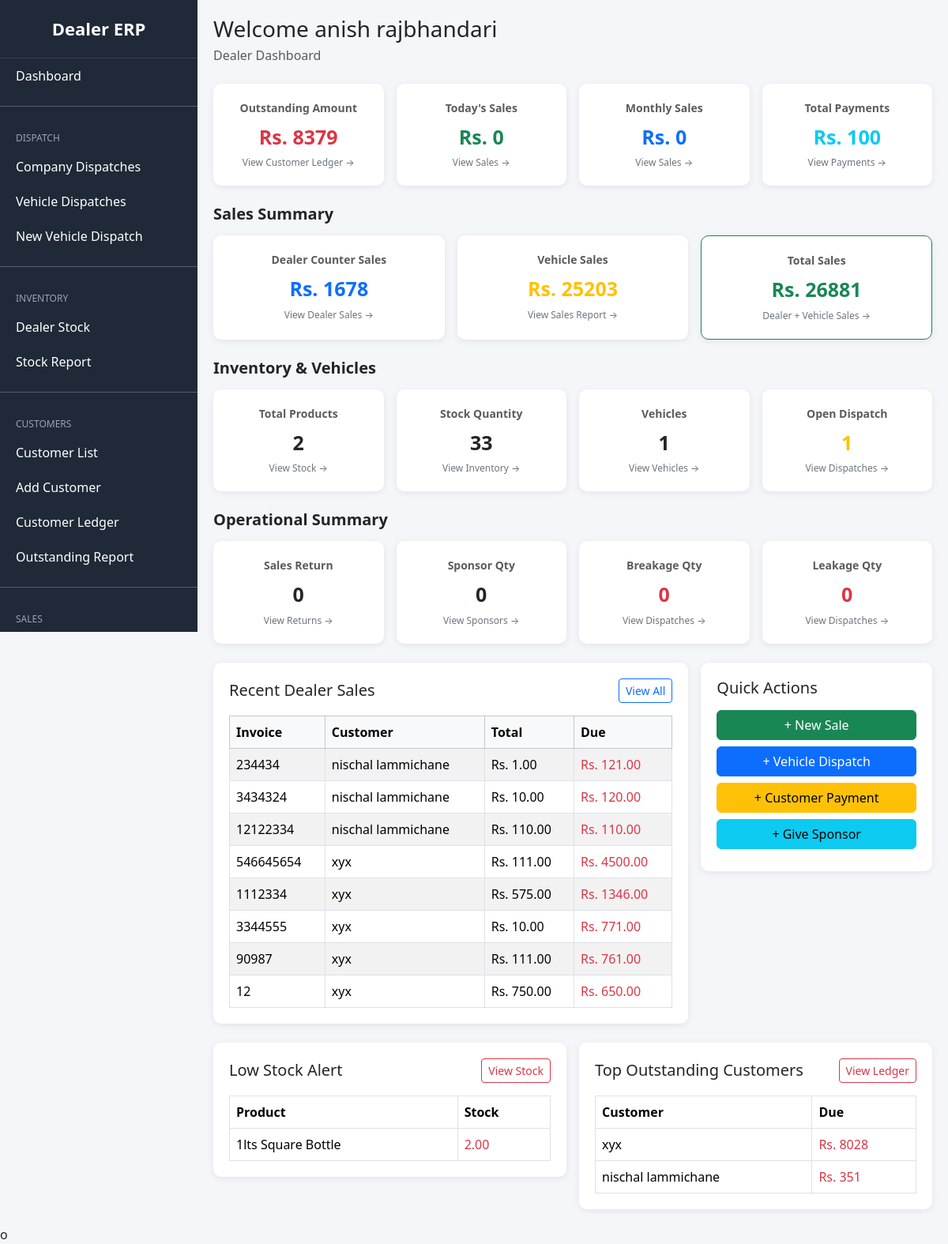
Before: /dashboard/dealer/ (signed in) with the older database file.
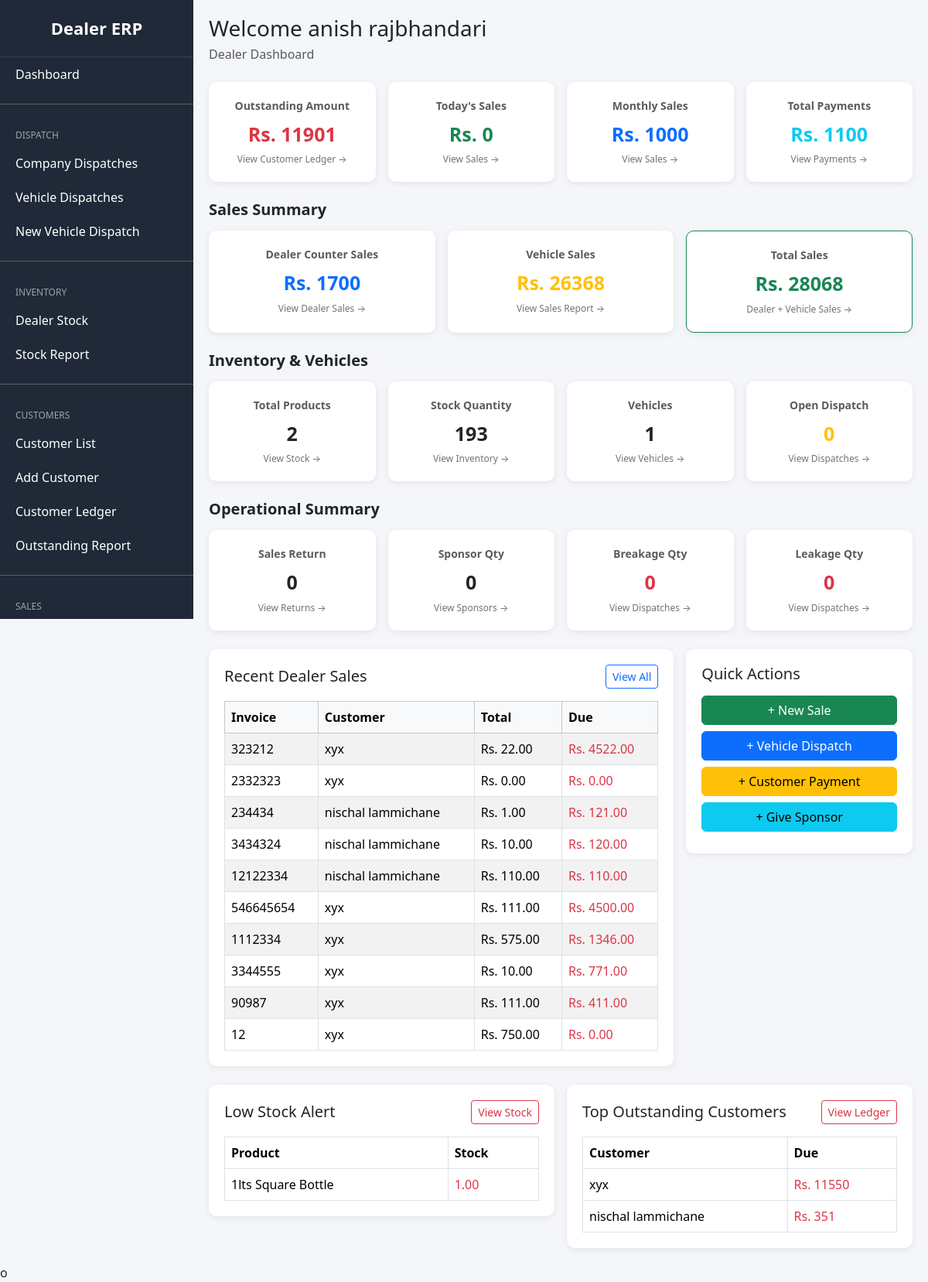
After: the same page with the newer database file.
### dealer_portal/models.py (models this page shows, shortened)
class DealerSale(models.Model):
    dealer = models.ForeignKey(
        Dealer,
        on_delete=models.CASCADE
    )
    customer = models.ForeignKey(
    DealerCustomer,
    on_delete=models.CASCADE,
    related_name='sales'
    )
    invoice_no = models.CharField(
        max_length=100,
        unique=True
    )
    sale_date = models.DateField()
    total_amount = models.DecimalField(
        max_digits=12,
        decimal_places=2,
        default=0
    )
    paid_amount = models.DecimalField(
        max_digits=12,
        decimal_places=2,
        default=0
    )
    due_amount = models.DecimalField(
        max_digits=12,
        decimal_places=2,
        default=0
    )

class DealerCustomer(models.Model):
    dealer = models.ForeignKey(Dealer, on_delete=models.CASCADE)
    name = models.CharField(max_length=200)
    phone = models.CharField(max_length=20, blank=True, null=True)
    email = models.EmailField(blank=True, null=True)   # ADD THIS
    address = models.TextField(blank=True, null=True)
    opening_balance = models.DecimalField(
        max_digits=12,
        decimal_places=2,
        default=0
    )
    is_active = models.BooleanField(default=True)   # ADD THIS
    created_at = models.DateTimeField(auto_now_add=True)

### inventory/models.py (models this page shows, shortened)
class DealerStock(models.Model):
    dealer = models.ForeignKey(
        'dealers.Dealer',
        on_delete=models.CASCADE
    )
    product = models.ForeignKey(
        Product,
        on_delete=models.CASCADE
    )
    quantity = models.DecimalField(
        max_digits=12,
        decimal_places=2,
        default=0
    )
    updated_at = models.DateTimeField(
        auto_now=True
    )
    class Meta:
        unique_together = (
            'dealer',
            'product'
        )

class Product(models.Model):
    UNIT_CHOICES = (
        ('PCS', 'Pieces'),
        ('BOX', 'Box'),
        ('LTR', 'Liter'),
    )
    name = models.CharField(
        max_length=200
    )
    unit = models.CharField(
        max_length=20,
        choices=UNIT_CHOICES
    )
    current_stock = models.DecimalField(
        max_digits=12,
        decimal_places=2,
        default=0
    )
    minimum_stock = models.DecimalField(
        max_digits=12,
        decimal_places=2,
        default=0
    )
    is_active = models.BooleanField(
        default=True
    )
    created_at = models.DateTimeField(
        auto_now_add=True
    )

### dashboard/views.py (the view)
@login_required
@login_required
def dealer_dashboard(request):
    try:
        profile = DealerProfile.objects.get(
            admin_user=request.user
        )
        dealer = profile.dealer
    except DealerProfile.DoesNotExist:
        return redirect("login")
    today = timezone.localdate()
    current_balance = (
        DealerSale.objects.filter(
            dealer=dealer
        ).aggregate(
            total=Sum("due_amount")
        )["total"] or Decimal("0")
    )
    vehicle_today_sales = (
        VehicleDispatchSale.objects.filter(
            dispatch__dealer=dealer,
            created_at__date=today
        ).aggregate(
            total=Sum("amount")
        )["total"] or Decimal("0")
    )
    vehicle_month_sales = (
        VehicleDispatchSale.objects.filter(
            dispatch__dealer=dealer,
            created_at__year=today.year,
            created_at__month=today.month
        ).aggregate(
            total=Sum("amount")
        )["total"] or Decimal("0")
    )
    vehicle_total_sales = (
        VehicleDispatchSale.objects.filter(
            dispatch__dealer=dealer
        ).aggregate(
            total=Sum("amount")
        )["total"] or Decimal("0")
    )
    dealer_today_sales = (
        DealerSale.objects.filter(
            dealer=dealer,
            sale_date=today
        ).aggregate(
            total=Sum("total_amount")
        )["total"] or Decimal("0")
    )
    dealer_month_sales = (
        DealerSale.objects.filter(
            dealer=dealer,
            sale_date__year=today.year,
            sale_date__month=today.month
        ).aggregate(
            total=Sum("total_amount")
        )["total"] or Decimal("0")
    )
    dealer_total_sales = (
        DealerSale.objects.filter(
            dealer=dealer
        ).aggregate(
            total=Sum("total_amount")
        )["total"] or Decimal("0")
    )
    today_sales = dealer_today_sales + vehicle_today_sales
    month_sales = dealer_month_sales + vehicle_month_sales
    total_sales = dealer_total_sales + vehicle_total_sales
    total_payments = (
        DealerCustomerPayment.objects.filter(
            dealer=dealer
        ).aggregate(
            total=Sum("amount")
        )["total"] or Decimal("0")
    )
    total_returns = (
        DealerSalesReturn.objects.filter(
            dealer=dealer
        ).aggregate(
            total=Sum("total_return_amount")
        )["total"] or Decimal("0")
    )
    total_products = DealerStock.objects.filter(
        dealer=dealer
    ).count()
    total_stock_qty = (
        DealerStock.objects.filter(
            dealer=dealer
        ).aggregate(
            total=Sum("quantity")
        )["total"] or Decimal("0")
    )
    total_vehicles = DealerVehicle.objects.filter(
        dealer=dealer
    ).count()
    open_dispatches = VehicleDispatch.objects.filter(
        dealer=dealer,
        status="OPEN"
    ).count()
    sponsor_qty = (
        DealerSponsor.objects.filter(
            dealer=dealer
        ).aggregate(
            total=Sum("quantity")
        )["total"] or Decimal("0")
    )
    breakage_qty = (
        VehicleTripItem.objects.filter(
            trip__dispatch__dealer=dealer
        ).aggregate(
            total=Sum("breakage_qty")
        )["total"] or Decimal("0")
    )
    leakage_qty = (
        VehicleTripItem.objects.filter(
            trip__dispatch__dealer=dealer
        ).aggregate(
            total=Sum("leakage_qty")
        )["total"] or Decimal("0")
    )
    recent_sales = (
        DealerSale.objects.filter(
            dealer=dealer
        )
        .select_related("customer")
        .order_by("-sale_date", "-id")[:10]
    )
    low_stock = (
        DealerStock.objects.filter(
            dealer=dealer,
            quantity__lte=10
        )
        .select_related("product")
        .order_by("quantity")
    )
    top_due_customers = (
        DealerCustomer.objects.filter(
            dealer=dealer
        )
        .annotate(
            total_due=Sum("sales__due_amount")
        )
        .order_by("-total_due")[:5]
    )
    context = {
        "dealer": dealer,
        "current_balance": current_balance,
        "today_sales": today_sales,
        "month_sales": month_sales,
        "total_sales": total_sales,
        "dealer_total_sales": dealer_total_sales,
        "vehicle_total_sales": vehicle_total_sales,
        "total_payments": total_payments,
        "total_returns": total_returns,
        "total_products": total_products,
        "total_stock_qty": total_stock_qty,
        "total_vehicles": total_vehicles,
        "open_dispatches": open_dispatches,
        "sponsor_qty": sponsor_qty,
        "breakage_qty": breakage_qty,
        "leakage_qty": leakage_qty,
        "recent_sales": recent_sales,
        "low_stock": low_stock,
        "top_due_customers": top_due_customers,
    }
    return render(
        request,
        "dashboard/dealer/dashboard.html",
        context
    )

### accounts/context_processors.py (called while the page is built)
def user_permissions(request):
    permissions = {}
    if request.user.is_authenticated:
        perms = ModulePermission.objects.filter(
            user=request.user
        )
        for p in perms:
            permissions[p.module] = p
    return {
        'user_permissions': permissions
    }

### templates/dashboard/dealer/dashboard.html (shortened to what the changed rows need)
{% extends 'dashboard/dealer_base.html' %}
{% block content %}
<div class="row g-3">
    <div class="col-xl-3 col-md-6">
        <a href="{% url 'dealer_customer_ledger_list' %}"
           class="dashboard-card">
            <div class="card-box text-center">
                <div class="dashboard-card-title text-muted">
                    Outstanding Amount
                </div>
                <div class="dashboard-card-value text-danger">
                    Rs. {{ current_balance }}
                </div>
                <div class="dashboard-card-link">
                    View Customer Ledger →
                </div>
            </div>
        </a>
    </div>
    <div class="col-xl-3 col-md-6">
        <a href="{% url 'dealer_sale_list' %}"
           class="dashboard-card">
            <div class="card-box text-center">
                <div class="dashboard-card-title text-muted">
                    Monthly Sales
                </div>
                <div class="dashboard-card-value text-primary">
                    Rs. {{ month_sales }}
                </div>
                <div class="dashboard-card-link">
                    View Sales →
                </div>
            </div>
        </a>
    </div>
    <div class="col-xl-3 col-md-6">
        <a href="{% url 'dealer_customer_payment_list' %}"
           class="dashboard-card">
            <div class="card-box text-center">
                <div class="dashboard-card-title text-muted">
                    Total Payments
                </div>
                <div class="dashboard-card-value text-info">
                    Rs. {{ total_payments }}
                </div>
                <div class="dashboard-card-link">
                    View Payments →
                </div>
            </div>
        </a>
    </div>
</div>
<br>
<div class="row g-3">
    <div class="col-lg-4 col-md-6">
        <a href="{% url 'dealer_sale_list' %}"
           class="dashboard-card">
            <div class="card-box text-center">
                <div class="dashboard-card-title text-muted">
                    Dealer Counter Sales
                </div>
                <div class="dashboard-card-value text-primary">
                    Rs. {{ dealer_total_sales }}
                </div>
                <div class="dashboard-card-link">
                    View Dealer Sales →
                </div>
            </div>
        </a>
    </div>
    <div class="col-lg-4 col-md-6">
        <a href="{% url 'dealer_sales_report' %}"
           class="dashboard-card">
            <div class="card-box text-center">
                <div class="dashboard-card-title text-muted">
                    Vehicle Sales
                </div>
                <div class="dashboard-card-value text-warning">
                    Rs. {{ vehicle_total_sales }}
                </div>
                <div class="dashboard-card-link">
                    View Sales Report →
                </div>
            </div>
        </a>
    </div>
    <div class="col-lg-4 col-md-12">
        <a href="{% url 'dealer_sales_report' %}"
           class="dashboard-card">
            <div class="card-box text-center border border-success">
                <div class="dashboard-card-title text-muted">
                    Total Sales
                </div>
                <div class="dashboard-card-value text-success">
                    Rs. {{ total_sales }}
                </div>
                <div class="dashboard-card-link">
                    Dealer + Vehicle Sales →
                </div>
            </div>
        </a>
    </div>
</div>
<br>
<div class="row g-3">
    <div class="col-xl-3 col-md-6">
        <a href="{% url 'dealer_stock_list' %}"
           class="dashboard-card">
            <div class="card-box text-center">
                <div class="dashboard-card-title text-muted">
                    Stock Quantity
                </div>
                <div class="dashboard-card-value">
                    {{ total_stock_qty }}
                </div>
                <div class="dashboard-card-link">
                    View Inventory →
                </div>
            </div>
        </a>
    </div>
    <div class="col-xl-3 col-md-6">
        <a href="{% url 'vehicle_dispatch_list' %}"
           class="dashboard-card">
            <div class="card-box text-center">
                <div class="dashboard-card-title text-muted">
                    Open Dispatch
                </div>
                <div class="dashboard-card-value text-warning">
                    {{ open_dispatches }}
                </div>
                <div class="dashboard-card-link">
                    View Dispatches →
                </div>
            </div>
        </a>
    </div>
</div>
<br>
<br>
<div class="row g-3">
    <div class="col-lg-8">
        <div class="card-box">
            <div class="table-responsive">
                <table class="table table-striped table-bordered mb-0">
                    <thead class="table-light">
                        <tr>
                            <th>Invoice</th>
                            <th>Customer</th>
                            <th>Total</th>
                            <th>Due</th>
                        </tr>
                    </thead>
                    <tbody>
                    {% for sale in recent_sales %}
                        <tr>
                            <td>
                                {{ sale.invoice_no }}
                            </td>
                            <td>
                                {{ sale.customer.name }}
                            </td>
                            <td>
                                Rs. {{ sale.total_amount }}
                            </td>
                            <td class="text-danger">
                                Rs. {{ sale.due_amount }}
                            </td>
                        </tr>
                    {% endfor %}
                    </tbody>
                </table>
            </div>
        </div>
    </div>
</div>
<br>
<div class="row g-3">
    <div class="col-lg-6">
        <div class="card-box">
            <div class="table-responsive">
                <table class="table table-bordered mb-0">
                    <thead>
                        <tr>
                            <th>Product</th>
                            <th>Stock</th>
                        </tr>
                    </thead>
                    <tbody>
                    {% for stock in low_stock %}
                        <tr>
                            <td>
                                {{ stock.product.name }}
                            </td>
                            <td class="text-danger">
                                {{ stock.quantity }}
                            </td>
                        </tr>
                    {% endfor %}
                    </tbody>
                </table>
            </div>
        </div>
    </div>
    <div class="col-lg-6">
        <div class="card-box">
            <div class="table-responsive">
                <table class="table table-bordered mb-0">
                    <thead>
                        <tr>
                            <th>Customer</th>
                            <th>Due</th>
                        </tr>
                    </thead>
                    <tbody>
                    {% for customer in top_due_customers %}
                        <tr>
                            <td>
                                {{ customer.name }}
                            </td>
                            <td class="text-danger">
                                Rs. {{ customer.total_due|default:0 }}
                            </td>
                        </tr>
                    {% endfor %}
                    </tbody>
                </table>
            </div>
        </div>
    </div>
</div>
{% endblock %}

Changed rows visible on the page:
added DealerSale: invoice_no "323212", customer.name "xyx", total_amount "22.00", due_amount "4522.00"
added DealerSale: invoice_no "2332323", customer.name "xyx", total_amount "0.00", due_amount "0.00"
changed DealerSale (number 9 of 10 on the later page): due_amount "761.00" → "411.00"
changed DealerSale (number 10 of 10 on the later page): due_amount "650.00" → "0.00"
changed DealerStock "1lts Square Bottle": quantity "2.00" → "1.00"
computed for DealerCustomer "xyx": total_due "8028" → "11550"
Other visible differences:
{{ current_balance }}: "8379" → "11901"
{{ month_sales }}: "0" → "1000"
{{ total_payments }}: "100" → "1100"
{{ dealer_total_sales }}: "1678" → "1700"
{{ vehicle_total_sales }}: "25203" → "26368"
{{ total_sales }}: "26881" → "28068"
{{ total_stock_qty }}: "33" → "193"
{{ open_dispatches }}: "1" → "0"
